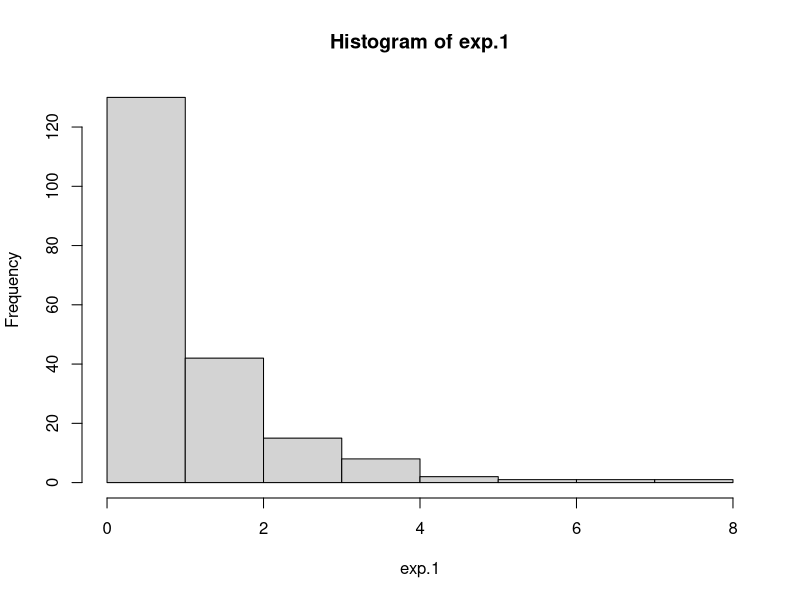
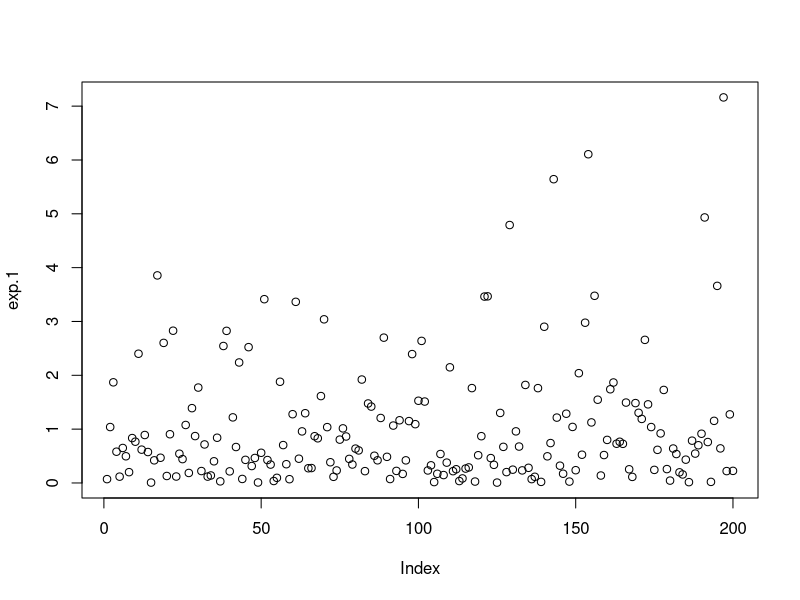
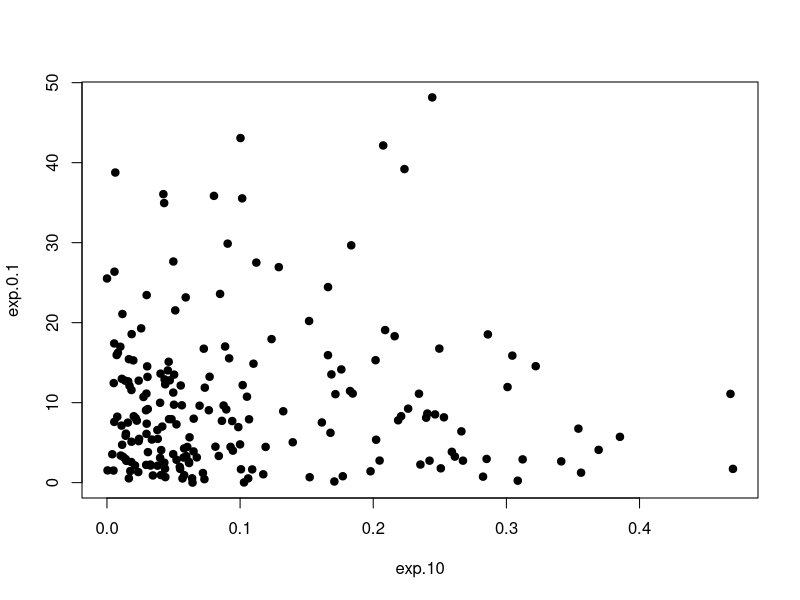
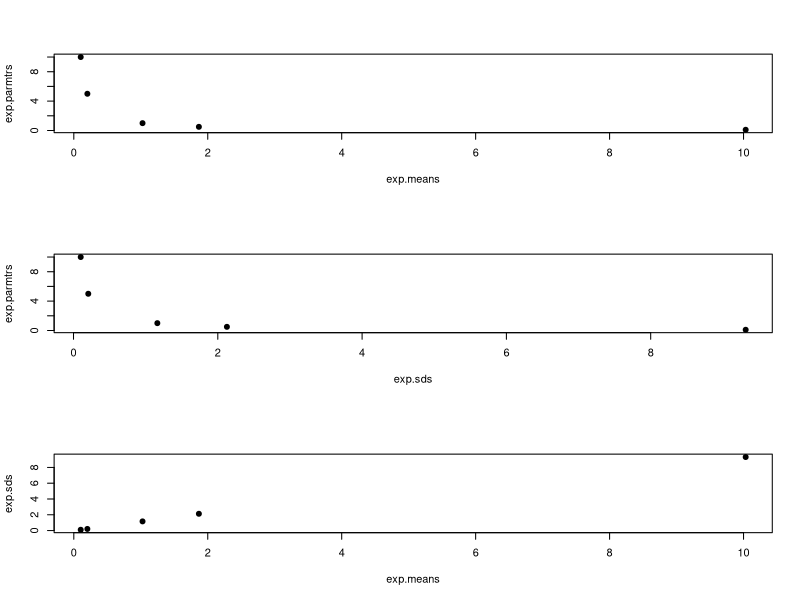
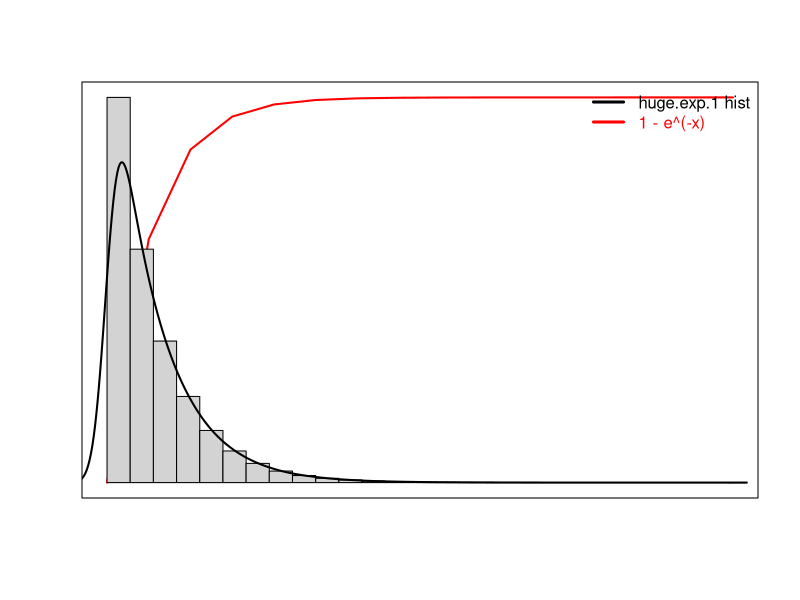
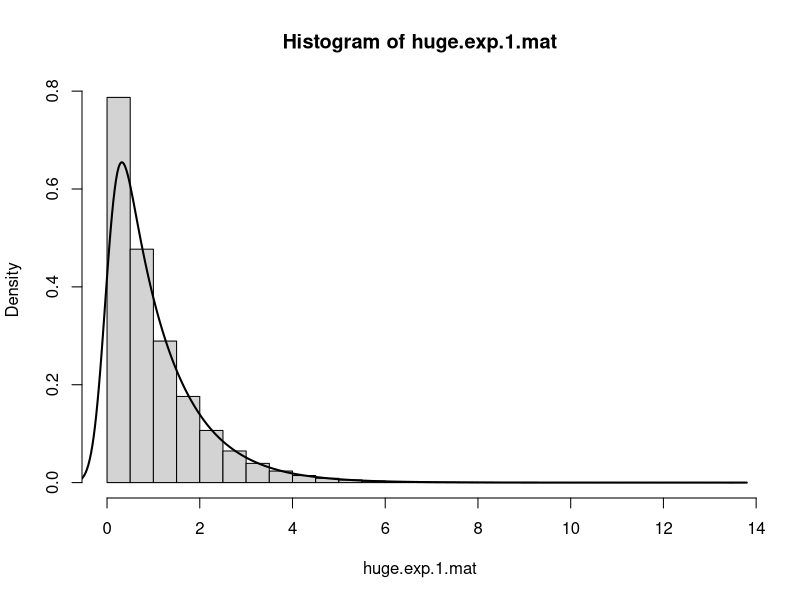
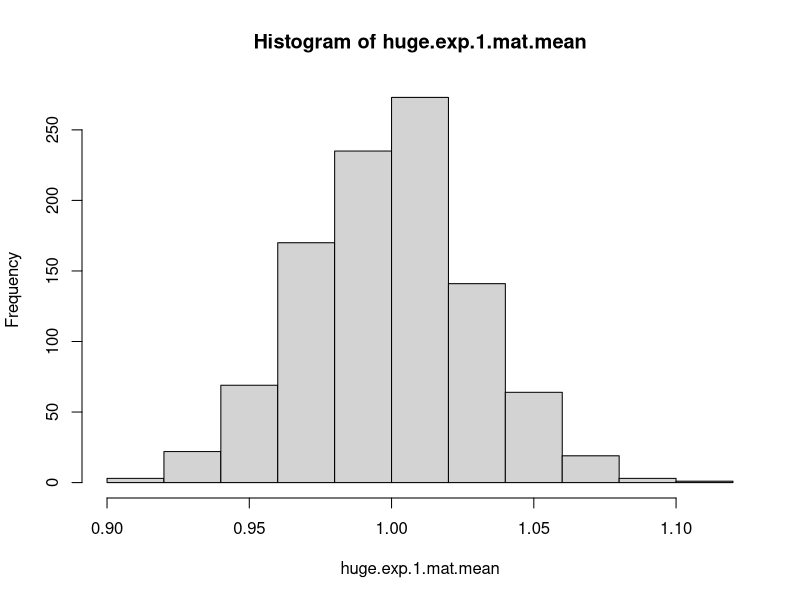

Write R code to recreate these figures, in order.
#   Задание 1
#################################
#Сгенерируйте 200 случайных значений из стандартного экспоненциального распределения и сохраните в вектор exp.1. Найдите среднее и стандартное отклонение из данных этого вектора.

exp.1 <- rexp(n = 200)
mean(exp.1)
sd(exp.1)
#Повторите, использовав следующие значения параметра λ: 0.1, 0.5, 5, 10, и сохраните результаты в векторы: exp.0.1, exp.0.5, exp.5, exp.10.

exp.0.1 <- rexp(n = 200, rate = 0.1)
exp.0.5 <- rexp(n = 200, rate = 0.5)
exp.5 <- rexp(n = 200, rate = 5)
exp.10 <- rexp(n = 200, rate = 10)
#Используйте функцию hist() для построения гистограммы полученного ранее стандартного распределения.
#Используйте функцию plot() с тем же самым вектором для построения графика значений в порядке следования.

hist(exp.1)
plot(exp.1)
#Используйте функцию plot() с любыми двумя полученными ранее векторами, чтобы получить диаграмму рассеяния (scatterplot) этих векторов относительно друг друга.

plot(exp.10, exp.0.1, bg = "black", pch = 21)
#Теперь сравним свойства всех наших векторов. Для начала создадим вектор, содержащий средние значения каждого из 5 полученных ранее распределений в порядке их создания. Полученный вектор сохраним в переменную exp.means.

exp.means <- c(mean(exp.1), mean(exp.0.1), mean(exp.0.5), mean(exp.5), mean(exp.10))
#Далее необходимо создать следующие диаграммы рассеяния:
#Вектор с пятью средними относительно каждого из пяти векторов с различными значениями λ.
#Вектор с пятью стандартными отклонениями относительно каждого из пяти векторов с различными значениями λ.
#Вектор с пятью средними относительно вектора с пятью стандартными отклонениями.
exp.parmtrs <- c(1, 0.1, 0.5, 5, 10)
exp.sds <- c(sd(exp.1), sd(exp.0.1), sd(exp.0.5), sd(exp.5), sd(exp.10))

par(mfrow = c(3, 1))
plot(exp.means, exp.parmtrs, bg = "black", pch = 21)
plot(exp.sds, exp.parmtrs, bg = "black", pch = 21)
plot(exp.means, exp.sds, bg = "black", pch = 21)
#Для каждого графика, поясните увиденное.

#Вывод №1: значения параметров λ обратно пропорциональны среднему и стандартному отклонению экспоненциального распределения
#Интересный факт: графики зависимостей λ от mean и sd для __экспоненциального__ распределения представляют собой экспоненту
#Вывод №2: sd и mean прямо пропорциональны и имеют прямолинейную зависимость

par(mfrow = c(1, 1))
#   Задание 2
#################################
#Для демонстрации сгенерируйте 1100000 (1 млн. 100 тысяч) чисел из стандартного экспоненциального распределения и сохраните их в вектор huge.exp.1. Получите среднее и стандартное отклонение.

huge.exp.1 <- rexp(1100000)
huge.exp.1.mean <- mean(huge.exp.1)
huge.exp.1.sd <- sd(huge.exp.1)
print(huge.exp.1.mean)
print(huge.exp.1.sd)
#Получите гистограмму huge.exp.1. Она соответствует функции 1 - e:^(-x)? Должна ли?

plot(0:15, type = "l", 1 - exp(-(0:15)), lwd = 2, main = "", xlab = "", ylab = "", yaxt = "n", xaxt = "n", col = "red")
par(new = TRUE)
hist(huge.exp.1, prob = TRUE, main = "", xlab = "", ylab = "", yaxt = "n", xaxt = "n")
lines(density(huge.exp.1, adjust = 5), lwd = 2)
legend("topright", col = c("black", "red"), lty = 1, lwd = 3, bty = "n",
        legend = c("huge.exp.1 hist", "1 - e^(-x)"), text.col = c("black", "red"))
#Полученный график распределения случайной величины очевидно не соответствует графику соответствующей функции распределения и не должен, т.к. в 1 случае - распределение случайной величины по экспоненциальному закону, а во втором - функция

#Получите среднее всех чисел из huge.exp.1 строго больших 1. Для проверки выборки может потребоваться новый вектор.

mean(huge.exp.1[huge.exp.1 > 1])
#Получите матрицу huge.exp.1.mat, содержащую 1100 строк и 1000 колонок. Постройте гистограмму, использовав полученную матрицу. Что можно сказать о полученных данных?

huge.exp.1.mat <- matrix(huge.exp.1, 1100, 1000)
hist(huge.exp.1.mat, prob = TRUE)
lines(density(huge.exp.1.mat, adjust = 5), lwd = 2)
#Вид гистограммы совпадает с полученной из вектора

#Рассчитайте среднее 137-й колонки из huge.exp.1.mat

colMeans(huge.exp.1.mat)[137]
#Найдите среднее всей 1000 колонок и сохраните их в вектор. Отобразите диаграмму средних зннчений колонок. Объясните почему форма диаграммы отличается от виденных ранее

huge.exp.1.mat.mean <- colMeans(huge.exp.1.mat)
hist(huge.exp.1.mat.mean)
#Рассчитайте квадрат каждого значения из huge.exp.1 и найдите среднее и стандартное отклонение полученного вектора квадратов. Объясните отличие от соответствующих показателей вектора huge.exp.1.

huge.exp.1.square <- huge.exp.1 ^ 2
huge.exp.1.square.mean <- mean(huge.exp.1.square)
huge.exp.1.square.sd <- sd(huge.exp.1.square)
print(huge.exp.1.square.mean)
print(huge.exp.1.square.sd)

huge.exp.1.square.mean - huge.exp.1.mean
#По формуле среднего - чем больше сумма всех элементов, тем больше значение среднего, количество элементов остается прежним
huge.exp.1.square.sd - huge.exp.1.sd
#Значение среднего векторов квадратов больше (см. выше): из-за этого и из-за отличающихся от обычных значений вектора элементов x прослеживается ощутимая разница в результатах